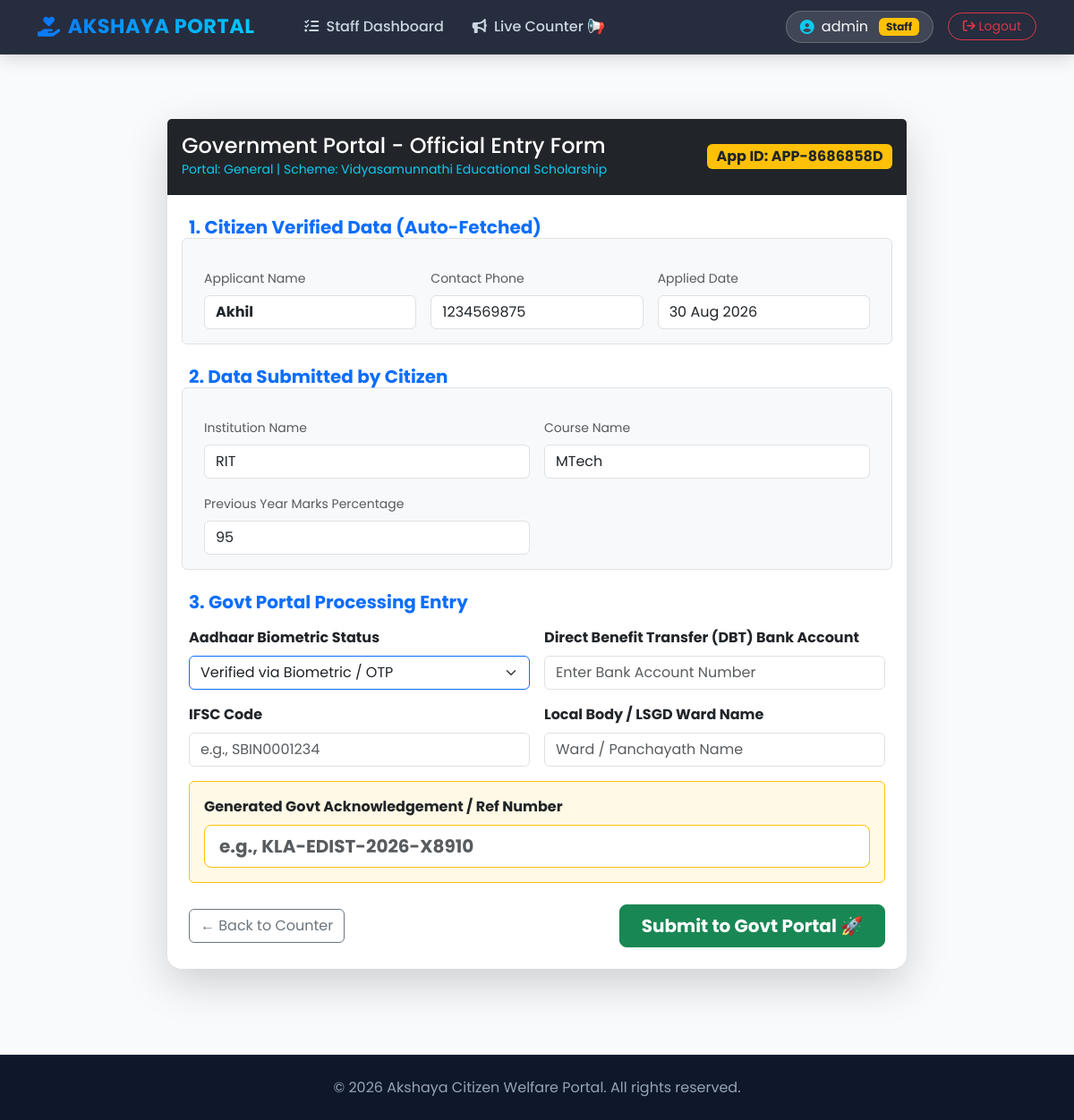
Screenshot of /staff/govt-form/1/ (signed in) with the database file from the repository.
### welfare_app/models.py (models this page shows, shortened)
class Application(models.Model):
    application_id = models.CharField(max_length=12, unique=True, editable=False)
    user = models.ForeignKey(User, on_delete=models.CASCADE, related_name='applications')
    scheme = models.ForeignKey(Scheme, on_delete=models.CASCADE, related_name='applications')
    phone_number = models.CharField(max_length=15, blank=True)
    form_data = models.JSONField(default=dict, blank=True)
    status = models.CharField(max_length=30, choices=STATUS_CHOICES, default='PENDING_VERIFICATION')
    applied_date = models.DateTimeField(auto_now_add=True)
    rejection_reason = models.TextField(blank=True, null=True)
    staff_remarks = models.TextField(blank=True, null=True)
    appointment_date = models.DateField(null=True, blank=True)
    token_number = models.IntegerField(null=True, blank=True)
    govt_ref_number = models.CharField(max_length=100, blank=True, null=True)

class Scheme(models.Model):
    title = models.CharField(max_length=200)
    description = models.TextField()
    department = models.CharField(max_length=100)
    max_income = models.DecimalField(max_digits=10, decimal_places=2, default=999999)
    min_age = models.IntegerField(default=0)
    allowed_ration_cards = models.CharField(max_length=10, choices=RATION_CARD_CHOICES, default='ALL')
    category = models.CharField(max_length=10, choices=CATEGORY_CHOICES, default='ALL')
    allowed_gender = models.CharField(max_length=10, choices=GENDER_CHOICES, default='ALL')
    required_occupation = models.CharField(max_length=20, choices=OCCUPATION_CHOICES, default='ALL')
    allowed_marital_status = models.CharField(max_length=20, choices=MARITAL_STATUS_CHOICES, default='ALL')
    is_for_disabled_only = models.BooleanField(default=False)
    required_documents = models.TextField(help_text="Comma separated document names (e.g., Aadhaar, Income Certificate)", blank=True)
    extra_fields = models.TextField(help_text="Comma separated custom input field names", blank=True)

### welfare_app/views.py (the view, shortened to what this page needs)
# urls.py: path('staff/govt-form/<int:app_id>/', views.staff_govt_form_process, name='staff_govt_form_process'),
@login_required(login_url='login')
@user_passes_test(is_staff_user)
def staff_govt_form_process(request, app_id):
    app = get_object_or_404(Application, id=app_id)
    return render(request, 'staff_govt_form.html', {'app': app})

### welfare_app/views.py (called while the page is built)
def is_staff_user(user):
    return user.is_staff or user.is_superuser

### welfare_app/templates/staff_govt_form.html (shortened to what this page needs)
{% extends 'base.html' %}
{% block content %}
<div class="container mt-4 mb-5" style="max-width: 850px;">
    <div class="card shadow-lg border-0">
        <div class="card-header bg-dark text-white p-3 d-flex justify-content-between align-items-center">
            <div>
                <h4 class="mb-0">Government Portal - Official Entry Form</h4>
                <small class="text-info">Portal: {{ app.scheme.department }} | Scheme: {{ app.scheme.title }}</small>
            </div>
            <span class="badge bg-warning text-dark fs-6">App ID: {{ app.application_id }}</span>
        </div>
        <div class="card-body p-4">
            <form method="POST">
                <h5 class="text-primary fw-bold mb-3">1. Citizen Verified Data (Auto-Fetched)</h5>
                <div class="row g-3 mb-4 bg-light p-3 rounded border">
                    <div class="col-md-4">
                        <label class="form-label small text-muted">Applicant Name</label>
                        <input type="text" class="form-control fw-bold" value="{{ app.user.username }}" readonly>
                    </div>
                    <div class="col-md-4">
                        <label class="form-label small text-muted">Contact Phone</label>
                        <input type="text" class="form-control" value="{{ app.phone_number }}" readonly>
                    </div>
                    <div class="col-md-4">
                        <label class="form-label small text-muted">Applied Date</label>
                        <input type="text" class="form-control" value="{{ app.applied_date|date:'d M Y' }}" readonly>
                    </div>
                </div>
                {% if app.form_data %}
                <h5 class="text-primary fw-bold mb-3">2. Data Submitted by Citizen</h5>
                <div class="row g-3 mb-4 bg-light p-3 rounded border">
                    {% for key, value in app.form_data.items %}
                    <div class="col-md-6">
                        <label class="form-label small text-muted">{{ key }}</label>
                        <input type="text" class="form-control" value="{{ value }}" readonly>
                    </div>
                    {% endfor %}
                </div>
                {% endif %}
                <h5 class="text-primary fw-bold mb-3">3. Govt Portal Processing Entry</h5>
                <div class="row g-3 mb-4">
                    <div class="col-md-6">
                        <label class="form-label fw-bold">Aadhaar Biometric Status</label>
                        <select class="form-select border-primary" required>
                            <option value="VERIFIED">Verified via Biometric / OTP</option>
                        </select>
                    </div>
                    <div class="col-md-6">
                        <label class="form-label fw-bold">Direct Benefit Transfer (DBT) Bank Account</label>
                        <input type="text" name="bank_acc" class="form-control" placeholder="Enter Bank Account Number" required>
                    </div>
                    <div class="col-md-6">
                        <label class="form-label fw-bold">IFSC Code</label>
                        <input type="text" name="ifsc" class="form-control" placeholder="e.g., SBIN0001234" required>
                    </div>
                    <div class="col-md-6">
                        <label class="form-label fw-bold">Local Body / LSGD Ward Name</label>
                        <input type="text" name="lsgd_ward" class="form-control" placeholder="Ward / Panchayath Name" required>
                    </div>
                    <div class="col-md-12 mt-3">
                        <div class="p-3 bg-warning bg-opacity-10 rounded border border-warning">
                            <label class="form-label fw-bold text-dark">Generated Govt Acknowledgement / Ref Number</label>
                            <input type="text" name="govt_ref_number" class="form-control form-control-lg border-warning fw-bold" placeholder="e.g., KLA-EDIST-2026-X8910" required>
                        </div>
                    </div>
                </div>
                <div class="d-flex justify-content-between align-items-center mt-4">
                    <a href="{% url 'staff_counter_process' %}" class="btn btn-outline-secondary">← Back to Counter</a>
                    <button type="submit" class="btn btn-success btn-lg fw-bold px-4">Submit to Govt Portal 🚀</button>
                </div>
            </form>
        </div>
    </div>
</div>
{% endblock %}

### welfare_app/templates/base.html (shortened to what this page needs)
<!DOCTYPE html>
<html lang="en">
<head>
    <link href="https://cdn.jsdelivr.net/npm/bootstrap@5.3.2/dist/css/bootstrap.min.css" rel="stylesheet">
    <link rel="stylesheet" href="https://cdnjs.cloudflare.com/ajax/libs/font-awesome/6.4.2/css/all.min.css">
</head>
<body>
    <nav class="navbar navbar-expand-lg custom-navbar sticky-top">
        <div class="container">
            <a class="navbar-brand d-flex align-items-center gap-2" href="{% url 'home' %}">
                <i class="fa-solid fa-hand-holding-heart text-info"></i> AKSHAYA PORTAL
            </a>
            <div class="collapse navbar-collapse" id="navbarNav">
                <ul class="navbar-nav me-auto mb-2 mb-lg-0 ms-lg-4">
                    {% if user.is_authenticated %}
                        {% if user.is_staff %}
                            <li class="nav-item">
                                <a class="nav-link" href="{% url 'staff_dashboard' %}">
                                    <i class="fa-solid fa-list-check me-1"></i> Staff Dashboard
                                </a>
                            </li>
                            <li class="nav-item">
                                <a class="nav-link" href="{% url 'staff_counter_process' %}">
                                    <i class="fa-solid fa-bullhorn me-1"></i> Live Counter 📢
                                </a>
                            </li>
                        {% endif %}
                    {% endif %}
                </ul>
                <div class="d-flex align-items-center gap-3">
                    {% if user.is_authenticated %}
                        <div class="user-badge d-flex align-items-center gap-2 fs-6">
                            <i class="fa-solid fa-circle-user text-info"></i>
                            <span>{{ user.username }}</span>
                            {% if user.is_staff %}
                                <span class="badge bg-warning text-dark ms-1">Staff</span>
                            {% endif %}
                        </div>
                        <a href="{% url 'logout' %}" class="btn btn-outline-danger btn-sm rounded-pill px-3">
                            <i class="fa-solid fa-arrow-right-from-bracket"></i> Logout
                        </a>
                    {% else %}
                        <a href="{% url 'login' %}" class="btn btn-outline-light btn-sm rounded-pill px-3">Login</a>
                        <a href="{% url 'register' %}" class="btn btn-gradient-primary btn-sm px-3">Register</a>
                    {% endif %}
                </div>
            </div>
        </div>
    </nav>
    <main class="main-container">
        {% block content %}{% endblock %}
    </main>
    <footer class="text-center py-4 mt-auto">
        <div class="container">
            <p class="mb-0 fs-6">&copy; {% now "Y" %} Akshaya Citizen Welfare Portal. All rights reserved.</p>
        </div>
    </footer>
</body>
</html>

### welfare_app/templates/base.html (style rules this page uses)
:root { --primary-gradient: linear-gradient(135deg, #0d6efd 0%, #00d2ff 100%); --accent-gradient: linear-gradient(135deg, #11998e 0%, #38ef7d 100%); --dark-gradient: linear-gradient(135deg, #1e293b 0%, #0f172a 100%); --bg-color: #f8fafc; }
body { font-family: 'Poppins', sans-serif; background-color: var(--bg-color); color: #334155; min-height: 100vh; display: flex; flex-direction: column; }
.custom-navbar { background: rgba(15, 23, 42, 0.9); backdrop-filter: blur(12px); border-bottom: 1px solid rgba(255, 255, 255, 0.1); box-shadow: 0 4px 20px rgba(0, 0, 0, 0.15); }
.navbar-brand { font-weight: 700; font-size: 1.4rem; background: var(--primary-gradient); -webkit-background-clip: text; -webkit-text-fill-color: transparent; letter-spacing: 0.5px; }
.nav-link { font-weight: 500; color: #cbd5e1 !important; transition: all 0.3s ease; padding: 0.5rem 1rem !important; border-radius: 8px; }
.user-badge { background: rgba(255, 255, 255, 0.12); border: 1px solid rgba(255, 255, 255, 0.2); border-radius: 30px; padding: 5px 15px; color: #f8fafc; }
.main-container { flex: 1; padding-top: 2rem; padding-bottom: 3rem; }
.card { border: none; border-radius: 16px; box-shadow: 0 10px 30px rgba(0, 0, 0, 0.05); transition: transform 0.3s ease, box-shadow 0.3s ease; }
footer { background: #0f172a; color: #94a3b8; border-top: 1px solid rgba(255, 255, 255, 0.05); }

### rows the page displays
Application: scheme.department "General", scheme "Vidyasamunnathi Educational Scholarship", application_id "APP-8686858D", user.username "Akhil", phone_number "1234569875", applied_date "30 Aug 2026"

### other values shown
{{ user.username }} "admin"
{{ key }} "Institution Name" "Course Name" "Previous Year Marks Percentage"
